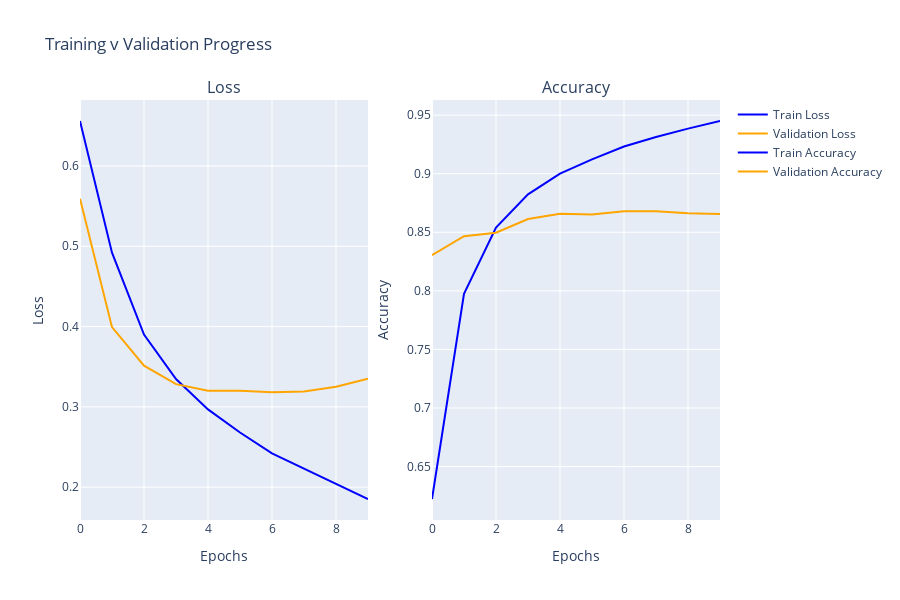

This figure's notebook cell:
### Code cell
import plotly.graph_objects as go
from plotly.subplots import make_subplots

# Create subplot figure
fig = make_subplots(rows=1, cols=2, subplot_titles=("Loss", "Accuracy"))

# Add a main title and labels
fig.update_layout(
    title_text="Training v Validation Progress",
    xaxis_title="Epochs",
    yaxis_title="Loss",
    xaxis2_title="Epochs",
    yaxis2_title="Accuracy",
    height=600  # Adjusts the height of the plot
    )

# Create a line plot for training loss
fig.add_trace(
    go.Scatter(
        x=list(
            range(
                len(loaded_hist_dict['loss']))),
        y=loaded_hist_dict['loss'],
        mode='lines', name='Train Loss',
        line=dict(color='blue')),
    row=1, col=1)

# Create a line plot for validation loss
fig.add_trace(
    go.Scatter(
        x=list(
            range(
                len(loaded_hist_dict['val_loss']))),
        y=loaded_hist_dict['val_loss'], mode='lines',
        name='Validation Loss', line=dict(color='orange')),
    row=1, col=1)

# Create a line plot for training accuracy
fig.add_trace(
    go.Scatter(
        x=list(
            range(
                len(loaded_hist_dict['accuracy']))),
        y=loaded_hist_dict['accuracy'], mode='lines',
        name='Train Accuracy', line=dict(color='blue')),
    row=1, col=2)

# Create a line plot for validation accuracy
fig.add_trace(
    go.Scatter(
        x=list(
            range(
                len(loaded_hist_dict['val_accuracy']))),
        y=loaded_hist_dict['val_accuracy'], mode='lines',
        name='Validation Accuracy', line=dict(color='orange')),
    row=1, col=2)

# Show the plot
fig.show()

### Figure 1 — Plotly figure (JSON) as saved in the notebook; plotly's stock layout.template omitted (floating-point values rounded to 4 significant figures)
{"data": [{"line": {"color": "blue"}, "mode": "lines", "name": "Train Loss", "type": "scatter", "x": [0, 1, 2, 3, 4, 5, 6, 7, 8, 9], "xaxis": "x", "y": [0.656, 0.4919, 0.39, 0.3346, 0.2968, 0.2681, 0.242, 0.223, 0.2044, 0.1852], "yaxis": "y"}, {"line": {"color": "orange"}, "mode": "lines", "name": "Validation Loss", "type": "scatter", "x": [0, 1, 2, 3, 4, 5, 6, 7, 8, 9], "xaxis": "x", "y": [0.5592, 0.3992, 0.3513, 0.3282, 0.3201, 0.3199, 0.318, 0.3191, 0.3251, 0.3351], "yaxis": "y"}, {"line": {"color": "blue"}, "mode": "lines", "name": "Train Accuracy", "type": "scatter", "x": [0, 1, 2, 3, 4, 5, 6, 7, 8, 9], "xaxis": "x2", "y": [0.6223, 0.7974, 0.854, 0.8824, 0.9001, 0.9122, 0.9232, 0.9313, 0.9385, 0.945], "yaxis": "y2"}, {"line": {"color": "orange"}, "mode": "lines", "name": "Validation Accuracy", "type": "scatter", "x": [0, 1, 2, 3, 4, 5, 6, 7, 8, 9], "xaxis": "x2", "y": [0.8304, 0.8466, 0.8497, 0.8613, 0.8659, 0.8653, 0.868, 0.868, 0.8662, 0.8656], "yaxis": "y2"}], "layout": {"annotations": [{"font": {"size": 16}, "showarrow": false, "text": "Loss", "x": 0.225, "xanchor": "center", "xref": "paper", "y": 1, "yanchor": "bottom", "yref": "paper"}, {"font": {"size": 16}, "showarrow": false, "text": "Accuracy", "x": 0.775, "xanchor": "center", "xref": "paper", "y": 1, "yanchor": "bottom", "yref": "paper"}], "height": 600, "title": {"text": "Training v Validation Progress"}, "xaxis": {"anchor": "y", "domain": [0, 0.45], "title": {"text": "Epochs"}}, "xaxis2": {"anchor": "y2", "domain": [0.55, 1], "title": {"text": "Epochs"}}, "yaxis": {"anchor": "x", "domain": [0, 1], "title": {"text": "Loss"}}, "yaxis2": {"anchor": "x2", "domain": [0, 1], "title": {"text": "Accuracy"}}}}
